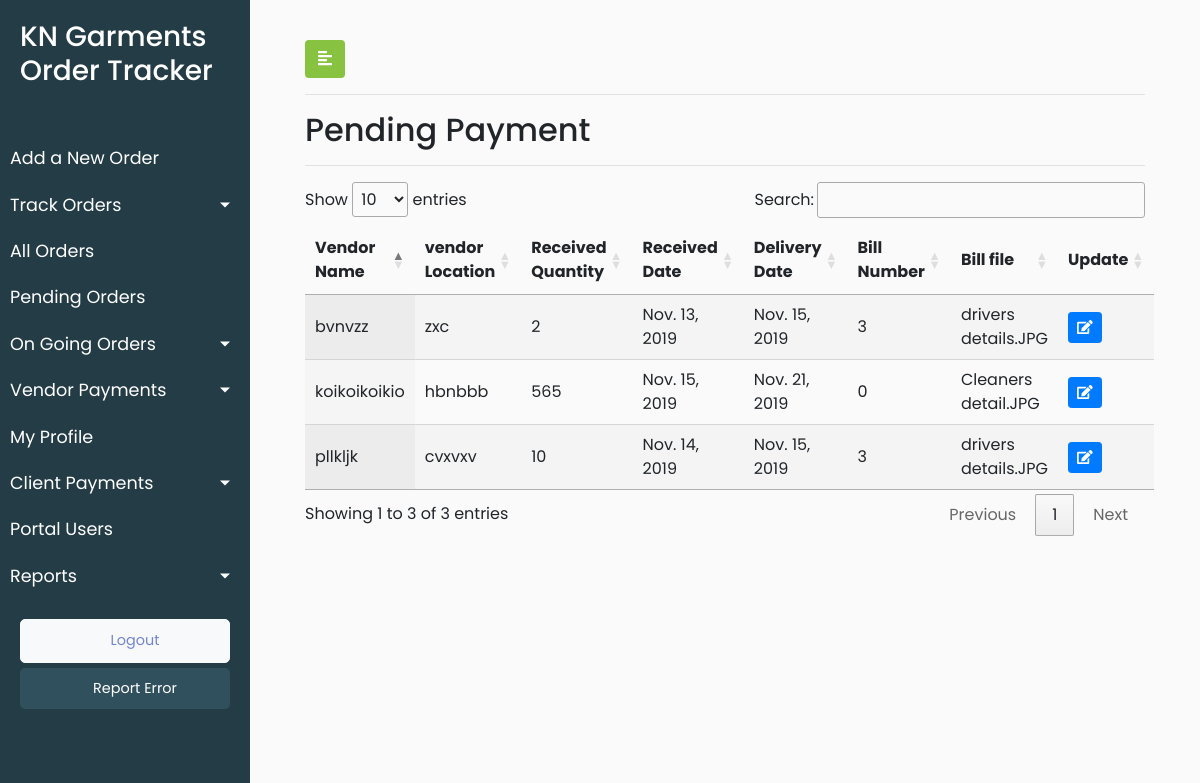
The app's page /payment_pending/ (signed in), older data.
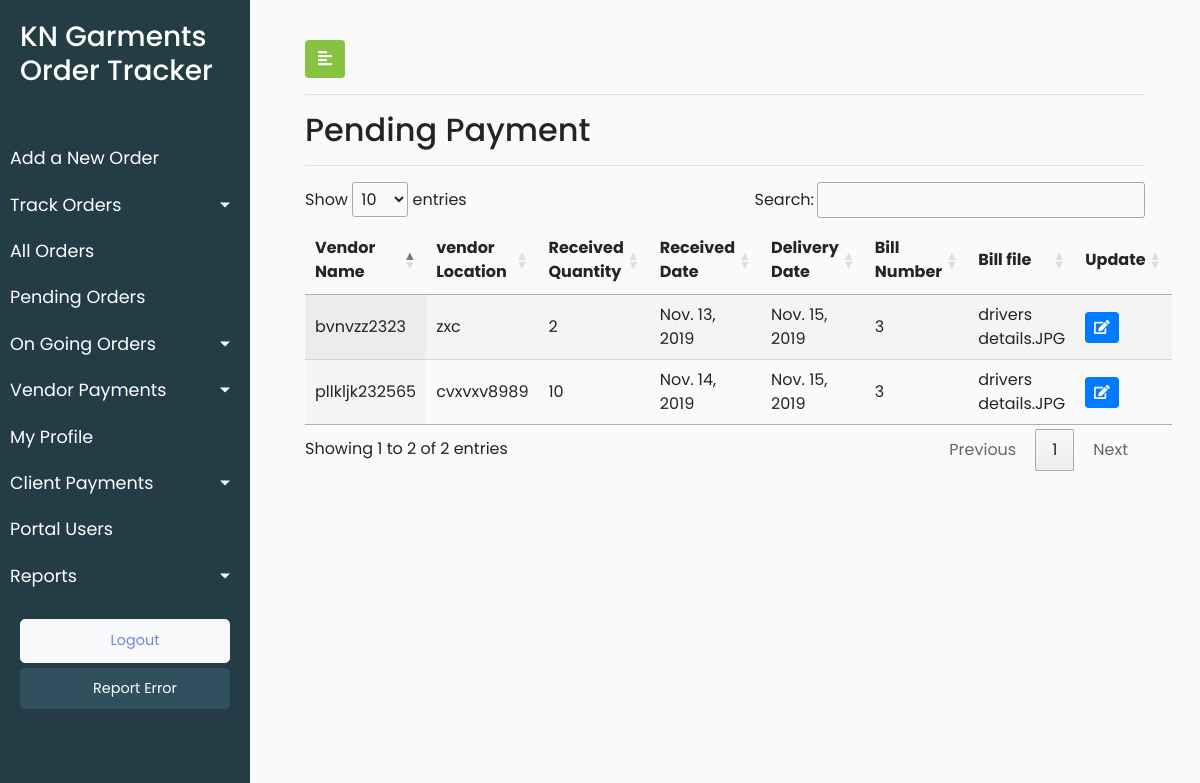
The same page, newer data.
### KNGarment_Order_TrackPro_App/models.py (models this page shows, shortened)
class Process(models.Model):
    Paid = 1
    Pending = 2
    PAYMENT_STATUS=((Paid,'Paid'), (Pending,'Pending'))
    process_vendor_name = models.CharField(max_length=920,blank=True)
    process_vendor_location = models.CharField(max_length=920,blank=True)
    process_received_quantity = models.IntegerField(blank=True,null=True)
    process_received_date = models.DateField(default=timezone.now)
    process_delivery_date = models.DateField(default=timezone.now)
    process_bill_number = models.IntegerField(blank=True,default=0)
    process_bill_file = models.FileField(blank=True)
    process_payment_status = models.PositiveSmallIntegerField(choices=PAYMENT_STATUS,default=Pending,blank=True)
    process_date_of_entry = models.DateTimeField(default=timezone.now)
    process_vendor_id = models.ForeignKey(Vendor, on_delete = models.CASCADE,blank=True)
    process_order_id = models.ForeignKey(Orders, on_delete=models.CASCADE,blank=True)
    objects = InheritanceManager()
    class Meta:
        verbose_name_plural = "Process List"
        verbose_name = "Process"

### KNGarment_Order_TrackPro_App/views.py (the view)
# urls.py: path('payment_pending/', views.payment_pending, name = 'payment_pending'),
@login_required(login_url='/user_login')
def payment_pending(request):
    user_role = request.user.user_role
    process_objects = Process.objects.all().filter(process_payment_status=2)
    data = {'processes':process_objects,'user_role':user_role}
    return render(request,'KNGarment_Order_TrackPro_App/pending_order.html',data)

### KNGarment_Order_TrackPro_App/templates/KNGarment_Order_TrackPro_App/pending_order.html (shortened to what this page needs)
{% extends 'KNGarment_Order_TrackPro_App/base.html' %}
{% load static %}
{% block stylesheets %}
<link rel="stylesheet" href="//cdn.datatables.net/1.10.19/css/jquery.dataTables.min.css">
{% endblock stylesheets %}
{% block content %}
        <div id="content">
            <div class="container-fluid">
                <button type="button" id="sidebarCollapse" class="btn" style="background-color: #87c241;color: white">
                    <i class="fas fa-align-left"></i>
                </button>
                <hr>
                <h2>Pending Payment</h2>
                <hr>
                <div>
                    <table id="test_table" class="display" style="width:100%">
                        <thead>
                            <tr>
                                <th>Vendor Name</th>
                                <th>vendor Location</th>
                                <th>Received Quantity</th>
                                <th>Received Date</th>
                                <th>Delivery Date</th>
                                <th>Bill Number</th>
                                <th>Bill file</th>
                                <th>Update</th>
                            </tr>
                        </thead>
                        <tbody>
                            {% for process in processes %}
                            <tr>
                                <td>{{process.process_vendor_name}}</td>
                                <td>{{process.process_vendor_location}}</td>
                                <td>{{process.process_received_quantity}}</td>
                                <td>{{process.process_received_date}}</td>
                                <td>{{process.process_delivery_date}}</td>
                                <td>{{process.process_bill_number}}</td>
                                <td>{{process.process_bill_file}}</td>
                                <td>
                            <button type="button" class="update-order btn btn-sm btn-primary" data-id="{% url 'KNGarment_Order_TrackPro_App:pending_order_update' pk=process.pk  %}">
                                <span class="fa fa-edit"></span>
                            </button>
                        </td>
                            </tr>
                            {% endfor %}
                        </tbody>
                    </table>
                </div>
            </div>
        </div>
{% endblock content %}

Row changes from the older to the newer data that the page shows:
no longer on this page (row edited): Process: process_vendor_name "koikoikoikio", process_vendor_location "hbnbbb", process_received_quantity "565", process_received_date "Nov. 15, 2019", process_delivery_date "Nov. 21, 2019", process_bill_number "0", process_bill_file "Cleaners detail.JPG"
changed Process: process_vendor_name "pllkljk" → "pllkljk232565"; process_vendor_location "cvxvxv" → "cvxvxv8989"
changed Process "zxc": process_vendor_name "bvnvzz" → "bvnvzz2323"
Text that changed along with them:
text written by a page script: "Show entries Search: Showing 1 to 3 of 3 entries Previous 1 Next" → "Show entries Search: Showing 1 to 2 of 2 entries Previous 1 Next"
